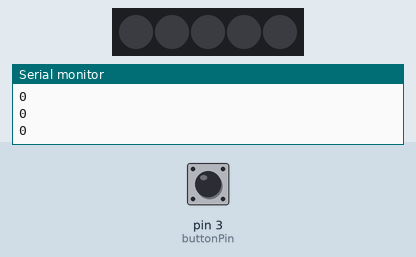
This sketch was run on a simulated Arduino Uno, built with avr-gcc and run on an emulated ATmega328P. Parts: 5 RGB LEDs in strip order, left to right, the last lines printed to the serial monitor. Inputs (shaded band) come from the test bench; at power-on: pin 3 (buttonPin) LOW. Dim RGB values are drawn brighter than linear.

Above: at 1.2 s.
1.3 s: pin 3 (buttonPin) pulled HIGH for 0.15 s
At 2.6 s:
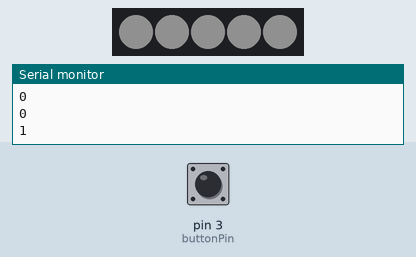
At 3.2 s:
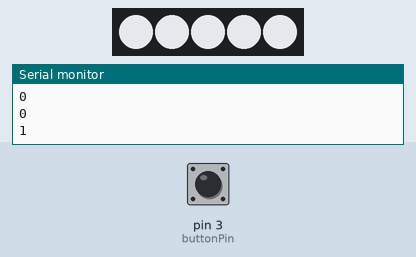
Timing chart, 0 to 9.2 s (numbered marks = the images above; inputs shaded):
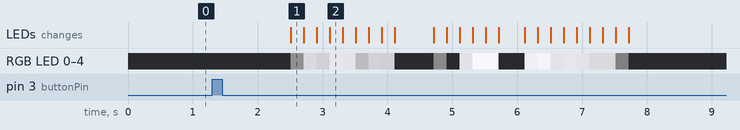

The sketch:

glitch_code_v1.ino
```cpp
//setup LED strip
#include<FastLED.h>
#define NUM_LEDS 5
#define stripPin 12
CRGB leds[NUM_LEDS];

//setup button
int buttonPin = 3;
int buttonState = 0;

//create array containing brightness vs time data. The array has brightness settings at 200ms intervals
int brightness[] = {0, 0, 0, 0, 0, 0, 16, 156, 136, 201, 185, 85, 139, 133, 0, 0, 0, 11, 0, 184, 255, 253, 0, 0, 223, 241, 182, 196, 184, 157, 155, 5, 0, 0, 0, 0, 0};
int t = 200;  //interval time ms
int numt = 37; //number of intervals
int brightnesst = 0;

void setup() {
  pinMode(stripPin, OUTPUT);
  pinMode(buttonPin, INPUT);
  FastLED.addLeds<WS2811, stripPin, BRG>(leds, NUM_LEDS);
  Serial.begin(9600);
}

void loop() {

  buttonState = digitalRead(buttonPin);
  Serial.println(buttonState);

  if (buttonState == HIGH) {
    for (int x = 0; x < numt; x = x + 1) {
      brightnesst = brightness[x];
      FastLED.setBrightness(brightnesst);
      leds[0] = CRGB::White;
      fill_solid(leds, NUM_LEDS,CRGB::GhostWhite);
      FastLED.show();
      delay(t);
    }
  } else {
      fill_solid(leds,NUM_LEDS,CRGB::Black);
      FastLED.show();
      }
}
```

Measured:
- after the input at 1.3 s, RGB LED 0–4: off → RGB(16, 16, 16) after 1.2 s, → RGB(152, 152, 156) 0.20 s later, → RGB(132, 132, 136) 0.20 s later, → RGB(195, 195, 201) 0.20 s later, … (24 changes in this stretch); the LEDs: change after 1.2 s (image 1)
